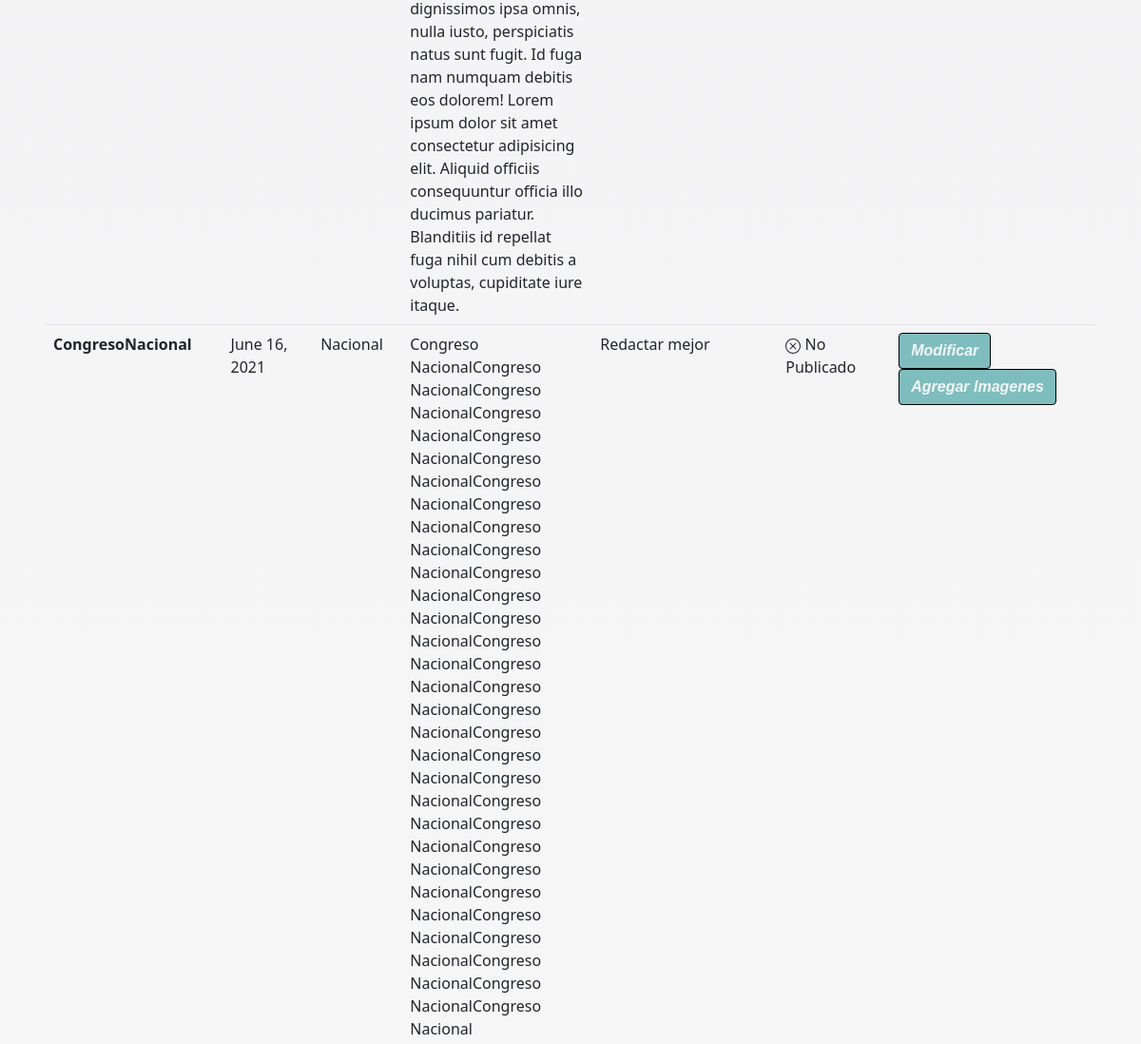
The app's page /mis_noticias/ (signed in, middle part), older data.
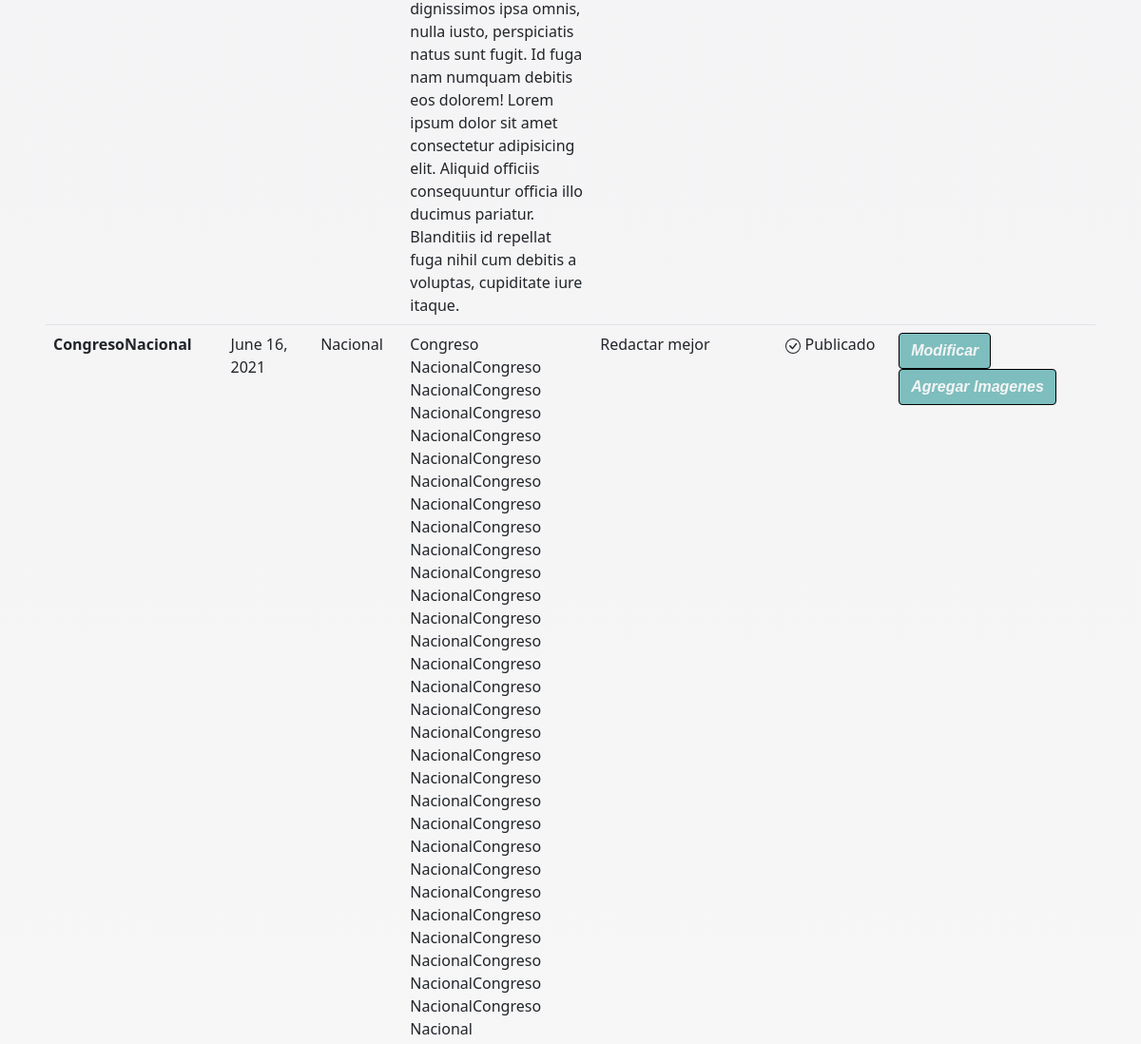
The same page, newer data.
### caos_news/models.py (models this page shows, shortened)
class Noticia(models.Model):
    nombre_not = models.CharField(primary_key= True, max_length=50)
    fecha_not = models.DateField(default=datetime.date.today)
    redac =  models.TextField()
    img_not = models.ImageField(upload_to='noticias',null=True)
    publicar = models.BooleanField(default=False)
    comentario = models.TextField(null=True,default='Sin observaciones')
    autor = models.ForeignKey(User,null=True, on_delete=models.CASCADE)
    categoria = models.ForeignKey(Categoria, on_delete=models.CASCADE)

class Categoria(models.Model):
    cod_catg = models.IntegerField(primary_key=True)
    nombre_catg = models.CharField(max_length=50)
    def __str__(self):
        return self.nombre_catg

### caos_news/views.py (the view)
# urls.py: path('mis_noticias/',mis_news,name='mis_notis'),
@login_required(login_url='/Ingresar/')
def mis_news(request):
    user = User.objects.get(username=request.user.username)
    categoria = Categoria.objects.all()
    noti_all = Noticia.objects.filter(autor=user)
    contexto = {"categorias":categoria,"noticias":noti_all}
    return render(request,"mis_notis.html",contexto)

### caos_news/templates/mis_notis.html (shortened to what this page needs)
{% extends "base.html" %}
{% load static %}
    {% block contenido %}
    <main>
        <section class="container-fluid p-5 table-responsive">
            <table class="table table-secundary table-hover">
                <tbody>
                    {% for x in noticias %}
                    <tr>
                        <th scope="row">{{x.nombre_not}}</th>
                        <td>{{x.fecha_not}}</td>
                        <td>{{x.categoria}}</td>
                        <td class="celda">{{x.redac}}</td>
                        <td>{{x.comentario}}</td>
                        <td>{% if x.publicar %}
                            <div class="mb-3">
                                Publicado
                            </div>
                            {% else %}
                            <div class="mb-3">
                                No Publicado
                            </div>
                            {% endif %}
                        </td>
                        <td>
                            <button id="boton" type="button" class="btn btn-outline"
                                onclick="modificar('{{x.nombre_not}}')">Modificar</button>
                            <button id="boton" type="button" class="btn btn-outline" onclick="gale('{{x.nombre_not}}')"
                                data-bs-toggle="modal" data-bs-target="#gale_modal">Agregar Imagenes</button>
                        </td>
                    </tr>
                    {% endfor %}
                </tbody>
            </table>
        </section>
        {% endblock contenido %}

Row changes from the older to the newer data that the page shows:
changed Noticia "CongresoNacional": publicar "No Publicado" → "Publicado"
